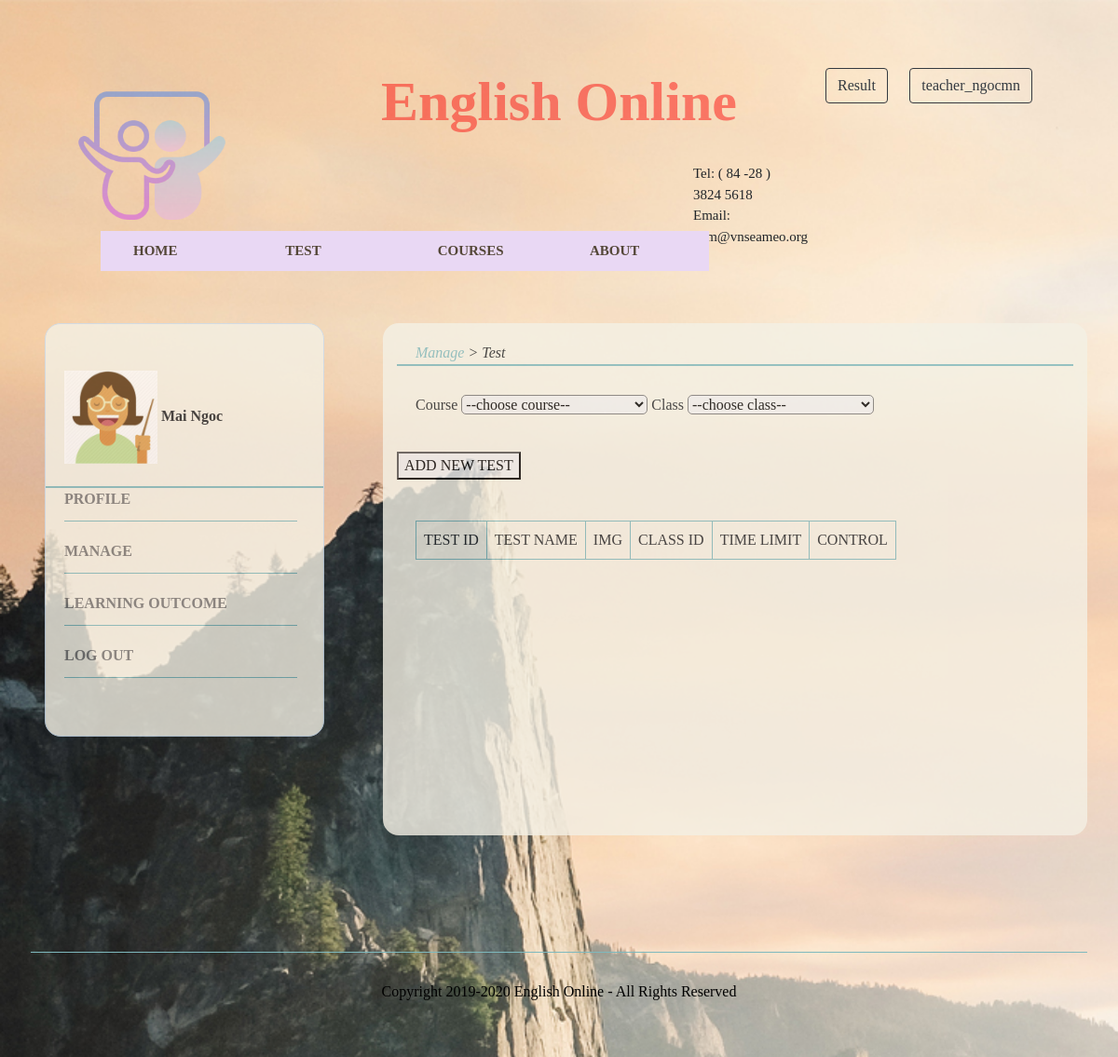
The page /index.php?click=mn-test (signed in) on the database its author committed.
### tables this page shows
CREATE TABLE `account` (
  `username` char(20) NOT NULL,
  `PASS` varchar(20) DEFAULT NULL,
  `role_id` char(20) DEFAULT NULL,
  `create_date` datetime DEFAULT NULL,
  `AVATAR` varchar(100) DEFAULT NULL
);

CREATE TABLE `teacher` (
  `USERNAME` char(20) NOT NULL,
  `FULLNAME` varchar(100) DEFAULT NULL,
  `DOB` date DEFAULT NULL,
  `SEX` char(10) DEFAULT NULL,
  `EMAIL` varchar(100) DEFAULT NULL,
  `ADDRESS` varchar(150) DEFAULT NULL,
  `PHONE` char(12) DEFAULT NULL,
  `CERTIFICATE` varchar(300) DEFAULT NULL
);

### site/user-left/user-menu.php (the view, shortened to what this page needs)
<?php
$username = $_SESSION['login'];
$sql = "SELECT * FROM `account` WHERE username = '$username'";
$result = $conn->query($sql);
$row = $result->fetch_assoc();
if ($row['role_id'] == 'student') {
	$sql2 = "SELECT * FROM `student` WHERE username = '$username'";
}
else {
	$sql2 = "SELECT * FROM `teacher` WHERE username = '$username'";
}
$result2 = $conn->query($sql2);
$row2 = $result2->fetch_assoc();
?>
<link rel="stylesheet" type="text/css" href="css/user-menu.css">
<link rel="stylesheet" type="text/css" href="bootstrap/css/bootstrap.min.css">
<div class="container">
	<div class="user_sidebar">
		<div class="s_tittle">
			<img src="admin/modules/uploads/<?php echo $row['AVATAR'] ?>" alt="avata" height="100px" width="100px">
			<strong><?php echo $row2['FULLNAME'] ?></strong>
			<br><br>
		</div>
		<ul class="menu_user">
			<li class="info"><a href="./index.php?click=info"><b>Profile</b></a>
			</li>
			<?php
			if ($row['role_id'] == 'teacher' || $row['role_id'] =='admin') {
				?>
				<li class="list"><a href="./index.php?click=manage&id=<?php echo $row['username'] ?>"><b>Manage</b></a>
				</li>
			<?php
			}
			?>
			<li class="KQ"><a href="./index.php?click=lo&id=<?php echo $row['username'] ?>"><b>Learning Outcome</b></a>
			</li>
			<li class="logout"><a href="./index.php?click=info&ac=logout"><b>Log Out</b></a></li>
		</ul>
	</div>
</div>

### css/header.css (style rules this page uses)
* { font-family: Comic Sans MS; }
body { background: url('../img/billboard2.jpg') no-repeat; padding: 33px; }

### css/user-menu.css (style rules this page uses)
.user_sidebar { position: absolute; background-color: #f4f1e5 ; opacity: 0.8; padding: 50px 0; border: 1px solid #cbddef; border-radius: 17px; width: 300px; z-index: 10; float: left; margin: 40px 0; }
.menu_user { list-style: none; padding: 0 20px; border-radius: 2px; -moz-border-radius: 2px; -webkit-border-radius: 2px; width: 250px; height: 200px; }
.menu_user li { position: relative; }
.menu_user>li>a { margin-bottom: 20px; }
.menu_user li a { display: block; text-decoration: none; padding-bottom: 25px; color: #777; text-align: left; height: 36px; position: relative; width: 250px; border-bottom: 1px solid #7eb9be; }
.menu_user li a b { display: block; text-transform: uppercase; }

### css/user-manage-cls-std.css (style rules this page uses)
.s_tittle { border-bottom: 2px solid #7eb9be; padding: 0 20px; }
a { color: #7eb9be; }

### rows shown on the page
account: AVATAR (picture)
teacher: FULLNAME "Mai Ngoc"

### other values the page prints
$_SESSION['login'] "teacher_ngocmn"
